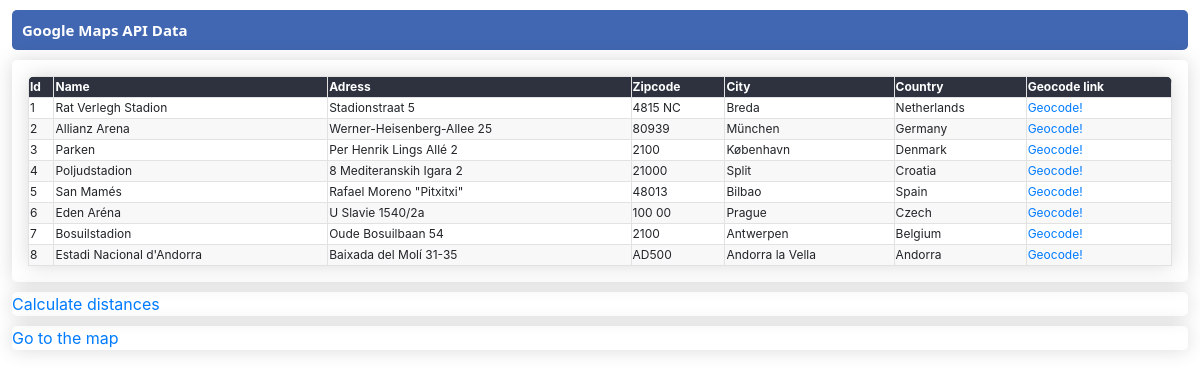
The page / on the database its author committed.
### project_content/models.py (models this page shows, shortened)
class Locations(models.Model):
    club = models.CharField(max_length=500,blank=True, null=True)
    name = models.CharField(max_length=500)
    zipcode = models.CharField(max_length=200,blank=True, null=True)
    city = models.CharField(max_length=200,blank=True, null=True)
    country = models.CharField(max_length=200,blank=True, null=True)
    adress = models.CharField(max_length=200,blank=True, null=True)
    created_at = models.DateTimeField(auto_now_add=True,blank=True, null=True)
    edited_at = models.DateTimeField(auto_now=True)
    lat = models.CharField(max_length=200,blank=True, null=True)
    lng = models.CharField(max_length=200,blank=True, null=True)
    place_id = models.CharField(max_length=200,blank=True, null=True)

### project_content/views.py (the view)
# urls.py: path("", HomeView.as_view(), name='my_home_view'),
class HomeView(ListView):
    template_name = "project_content/home.html"
    context_object_name = 'mydata'
    model = Locations
    success_url = "/"

### project_content/templates/project_content/home.html
{% extends 'project_content/base.html' %}
{% block content %}
<div class="pageholder">
    <div class="titleholder">
        <div class="title"> Google Maps API Data </div>
    </div>
    <div class="linkholder">
        {% if mydata.count == 0 %}
            <div> No data available </div>
        {% else %}
            <table id="ourtable3" class="myTable m-3">
                <thead>
                    <tr>
                        <th>Id</th>
                        <th>Name</th>
                        <th>Adress</th>
                        <th>Zipcode</th>
                        <th>City</th>
                        <th>Country</th>
                        <th>Geocode link</th>
                    </tr>
                </thead>
                <tbody>
                    {% for a in mydata %}
                    <tr>
                        <td> {{a.id}} </td>
                        <td> {{a.name}} </td>
                        <td> {{a.adress}} </td>
                        <td> {{a.zipcode}} </td>
                        <td> {{a.city}} </td>
                        <td> {{a.country}} </td>
                        <td> <a href="{% url 'my_geocoding_view' a.id %}"> Geocode!</a> </td>
                    </tr>
                    {% endfor%}
                </tbody>
            </table>
        {% endif %}
     </div>
     <div class="linkholder">
        <a href="{% url 'my_distance_view' %}"> Calculate distances</a>
    </div>
    <div class="linkholder">
        <a href="{% url 'my_map_view' %}"> Go to the map</a>
    </div>
</div>
{% endblock %}

### project_content/static/project_content/main.css (style rules this page uses)
.myTable { font-size: 12px; min-width: 400px; overflow: hidden; border-radius: 7px 7px 0 0; box-shadow: 0 0 20px rgba(0, 0, 0, .15); }
.myTable th { background-color: #2D323E; color: white; font-weight: bold; }
.myTable td, .myTable th { border: 0.01em solid #e3e2e2; }
.myTable tr:nth-child(even) { background-color: #f9f8f8; }
.pageholder, form { display: flex; flex-direction: column; justify-content: center; align-items: center; width: 100%; }
.titleholder, .linkholder { display: flex; margin-top: 10px; width: 98%; border-radius: 5px; }
.titleholder { display: 'flex'; justify-content:'space-between'; background-color: #4267B2; align-items: center; height: 40px; }
.linkholder { box-shadow: 0 0 20px rgba(0, 0, 0, .15); flex-direction: column; }
.title { color: white; margin-left: 10px; font-weight: bold; font-size: 15px; font-family: 'Segoe UI', Tahoma, Geneva, Verdana, sans-serif; }

### rows shown on the page
Locations: id "1", name "Rat Verlegh Stadion", adress "Stadionstraat 5", zipcode "4815 NC", city "Breda", country "Netherlands"
Locations: id "2", name "Allianz Arena", adress "Werner-Heisenberg-Allee 25", zipcode "80939", city "München", country "Germany"
Locations: id "3", name "Parken", adress "Per Henrik Lings Allé 2", zipcode "2100", city "København", country "Denmark"
Locations: id "4", name "Poljudstadion", adress "8 Mediteranskih Igara 2", zipcode "21000", city "Split", country "Croatia"
Locations: id "5", name "San Mamés", adress "Rafael Moreno \"Pitxitxi\"", zipcode "48013", city "Bilbao", country "Spain"
Locations: id "6", name "Eden Aréna", adress "U Slavie 1540/2a", zipcode "100 00", city "Prague", country "Czech"
Locations: id "7", name "Bosuilstadion", adress "Oude Bosuilbaan 54", zipcode "2100", city "Antwerpen", country "Belgium"
Locations: id "8", name "Estadi Nacional d'Andorra", adress "Baixada del Molí 31-35", zipcode "AD500", city "Andorra la Vella", country "Andorra"
